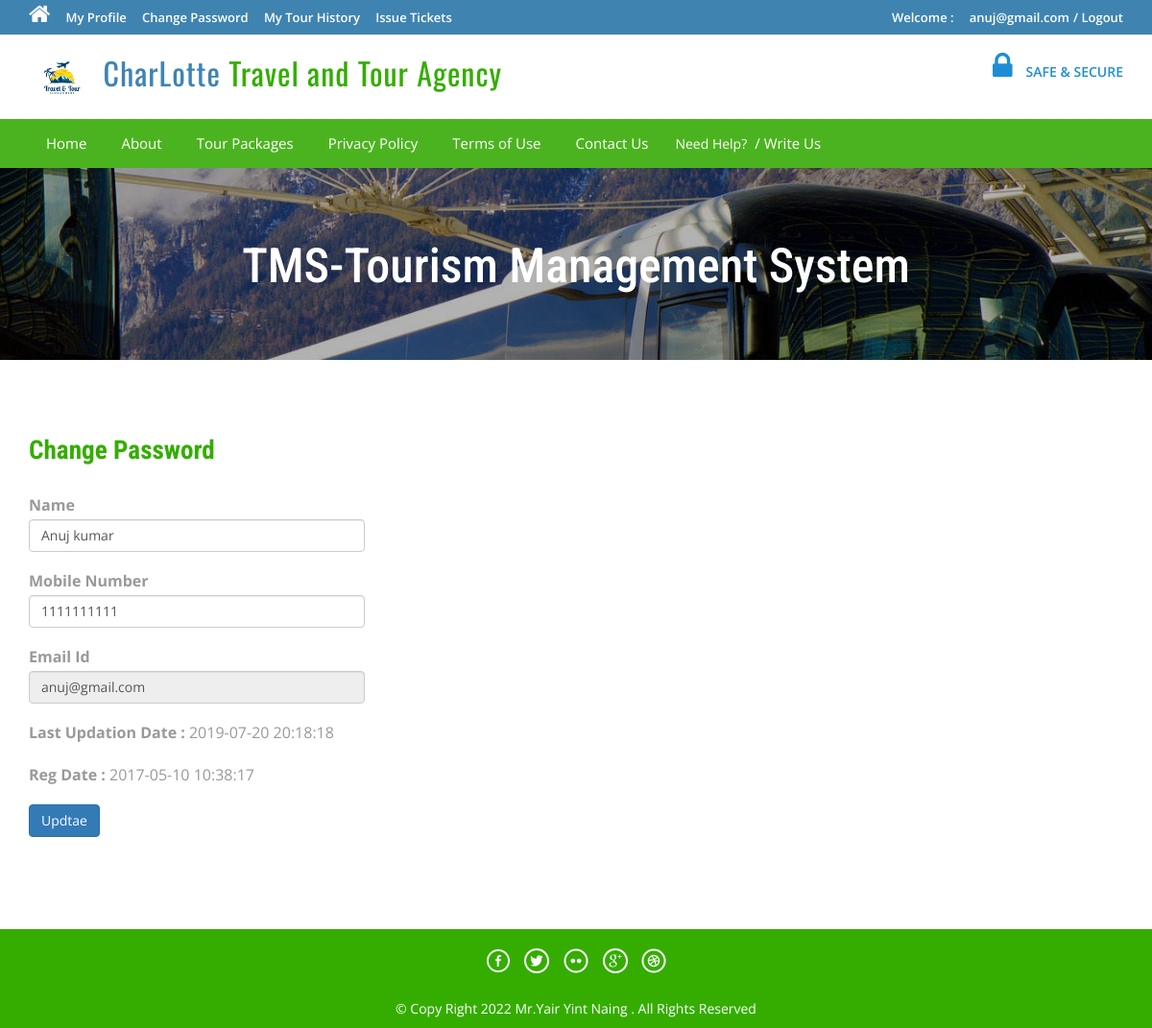
Page /profile.php (signed in) on the committed database.
### tables this page shows
CREATE TABLE `tblusers` (
  `id` int(11) NOT NULL,
  `FullName` varchar(100) DEFAULT NULL,
  `MobileNumber` char(10) DEFAULT NULL,
  `EmailId` varchar(70) DEFAULT NULL,
  `Password` varchar(100) DEFAULT NULL,
  `RegDate` timestamp NULL DEFAULT current_timestamp(),
  `UpdationDate` timestamp NULL DEFAULT NULL ON UPDATE current_timestamp()
);

### profile.php (the view, shortened to what this page needs)
<?php
include('includes/config.php');
if(strlen($_SESSION['login'])==0)
	{
header('location:index.php');
}
else{
?>
<!DOCTYPE HTML>
<html>
<head>
<link href="css/bootstrap.css" rel='stylesheet' type='text/css' />
<link href="css/style.css" rel='stylesheet' type='text/css' />
<link href="css/font-awesome.css" rel="stylesheet">
<link href="css/animate.css" rel="stylesheet" type="text/css" media="all">
</head>
<body>
<div class="top-header">
<?php include('includes/header.php');?>
<div class="banner-1 ">
	<div class="container">
		<h1 class="wow zoomIn animated animated" data-wow-delay=".5s" style="visibility: visible; animation-delay: 0.5s; animation-name: zoomIn;">TMS-Tourism Management System</h1>
	</div>
</div>
<div class="privacy">
	<div class="container">
		<h3 class="wow fadeInDown animated animated" data-wow-delay=".5s" style="visibility: visible; animation-delay: 0.5s; animation-name: fadeInDown;">Change Password</h3>
		<form name="chngpwd" method="post">
<?php
$useremail=$_SESSION['login'];
$sql = "SELECT * from tblusers where EmailId=:useremail";
$query = $dbh -> prepare($sql);
$query -> bindParam(':useremail',$useremail, PDO::PARAM_STR);
$query->execute();
$results=$query->fetchAll(PDO::FETCH_OBJ);
if($query->rowCount() > 0)
{
foreach($results as $result)
{	?>
	<p style="width: 350px;">
			<b>Name</b>  <input type="text" name="name" value="<?php echo htmlentities($result->FullName);?>" class="form-control" id="name" required="">
	</p>
<p style="width: 350px;">
<b>Mobile Number</b>
<input type="text" class="form-control" name="mobileno" maxlength="10" value="<?php echo htmlentities($result->MobileNumber);?>" id="mobileno"  required="">
</p>
<p style="width: 350px;">
<b>Email Id</b>
	<input type="email" class="form-control" name="email" value="<?php echo htmlentities($result->EmailId);?>" id="email" readonly>
			</p>
<p style="width: 350px;">
<b>Last Updation Date : </b>
<?php echo htmlentities($result->UpdationDate);?>
</p>
<p style="width: 350px;">
<b>Reg Date :</b>
<?php echo htmlentities($result->RegDate);?>
			</p>
<?php }} ?>
			<p style="width: 350px;">
<button type="submit" name="submit6" class="btn-primary btn">Updtae</button>
			</p>
			</form>
	</div>
</div>
<?php include('includes/footer.php');?>
</body>
</html>
<?php } ?>

### css/style.css (style rules this page uses)
html, body { font-size: 100%; background: #fff; font-family: 'Open Sans', sans-serif; }
h1,h2,h3,h4,h5,h6 { margin:0; font-family: 'Roboto Condensed', sans-serif; }
p { margin:0; }
.top-header { background-color: #3F84B1; border-bottom: 0 none; height: 36px; line-height: 35px; }
.banner-1 { background: url(../images/3.jpg)no-repeat; background-size: cover; -webkit-background-size: cover; -o-background-size: cover; -ms-background-size: cover; -moz-background-size: cover; min-height:200px; }
.banner-1 h1 { font-size: 50px; margin-bottom: 40px; padding: 1.5em 0 0; text-align: center; color: #ffffff; }
.privacy h3 { color: #34AD00; font-size: 1.7em; font-weight: 700; margin-bottom: 1em; }
.privacy { padding: 5em 0; }
.privacy p { font-size: 1em; line-height: 1.8em; color: #999; margin: 1em 0; }

### rows in the picture
tblusers: name "Anuj kumar", mobileno "1111111111", email "anuj@gmail.com", UpdationDate "2019-07-20 20:18:18", RegDate "2017-05-10 10:38:17"

### other values in the picture
$_SESSION['login'] "anuj@gmail.com"
